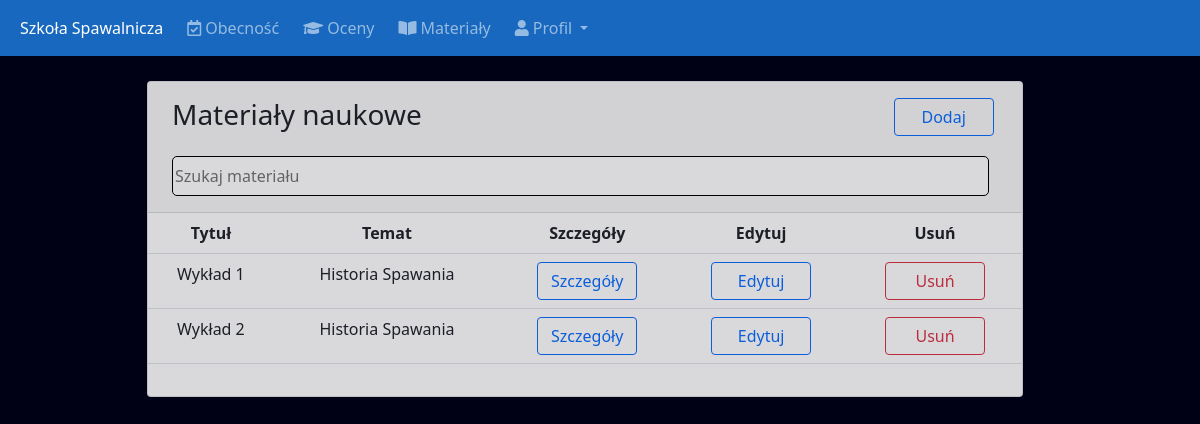
The page /staffmanagematerials/ (signed in) on the database its author committed.
### school/models.py (models this page shows)
class Materials(models.Model):
    id=models.AutoField(primary_key=True)
    subjectid=models.ForeignKey(Subjects,on_delete=models.CASCADE)
    staffid=models.ForeignKey(Staff,on_delete=models.CASCADE)
    title=models.CharField(max_length=300)
    content=RichTextField(blank=True, null=True)
    created_at=models.DateTimeField(auto_now_add=True)
    updated_at=models.DateTimeField(auto_now_add=True)
    objects=models.Manager()

class Subjects(models.Model):
    id=models.AutoField(primary_key=True)
    subjectname=models.CharField(max_length=100)
    courseid=models.ForeignKey(Courses,on_delete=models.CASCADE,default=1)
    staffid=models.ForeignKey(CustomUser,on_delete=models.CASCADE)
    created_at=models.DateTimeField(auto_now_add=True)
    updated_at=models.DateTimeField(auto_now_add=True)
    objects=models.Manager()

### school/staffviews.py (the view)
# urls.py: path('staffmanagematerials/', staffviews.staffmanagematerials, name="staffmanagematerials"),
def staffmanagematerials(request):
    staff_obj=Staff.objects.get(admin=request.user.id)
    materials=Materials.objects.filter(staffid=staff_obj)
    return render(request,'school/staff/staffmanagematerials.html',{"materials":materials,"staff_obj":staff_obj})

### school/templates/school/staff/staffmanagematerials.html (shortened to what this page needs)
{% extends 'staff/staffbase.html' %}
{% block content %}
    <section class="content">
        <div class="container-fluid">
            <div class="row">
                <div class="col-md-12">
                    <div class="card card-primary">
                        <div class="card-header">
                            <div class="row">
                                <div class="col-lg-10 text-jusify-left ms-2 my-2">
                                    <h3 class="card-title">Materiały naukowe</h3>
                                </div>
                                <div class="col-lg-1 text-jusify-right my-2">
                                    <a href="{% url 'staffaddmaterials'  %}" class="button btn btn-outline-primary" >Dodaj</a>
                                </div>
                            </div>
                            <input type="text" class="search ms-2 my-2" id="search" onkeyup="mySearch()" placeholder="Szukaj materiału" title="name">
                        </div>
                        <div class="table">
                            <table class="table table-hover text-nowrap" id="myTable">
                                <tr style="text-align:center">
                                    <th>Tytuł</th>
                                    <th>Temat</th>
                                    <th>Szczegóły</th>
                                    <th>Edytuj</th>
                                    <th>Usuń</th>
                                </tr>
                                {% for material in materials %}
                                <tr style="text-align:center">
                                    <td>{{ material.title }}</td>
                                    <td>{{ material.subjectid.subjectname }}</td>
                                    <td>
                                        <a href="{% url 'staffmaterialcontent' material.id %}" class="button btn btn-outline-primary">Szczegóły</a>
                                    </td>
                                    <td>
                                        <a href="{% url 'staffeditmaterial' material.id %}" class="button btn btn-outline-primary">Edytuj</a>
                                    </td>
                                    <td>
                                        <a href="{% url 'staffdeletematerial' material.id %}" class="button btn btn-outline-danger">Usuń</a>
                                    </td>
                                </tr>
                                {% endfor %}
                            </table>
                        </div>
                    </div>
                </div>
            </div>
        </div>
    </section>
    {% endblock %}

### school/templates/school/staff/staffbase.html (style rules this page uses)
body { background: #000115; }

### school/templates/school/staff/staffmanagematerials.html (style rules this page uses)
.content { width: 75%; top: 200px; left: 45%; transform: translate(15%, 25px); opacity: 85%; }
.button { width: 100px; height: 25x; }
.search { width: 97%; height: 40px; border: none; border:solid 1px #000000; border-radius: 5px; }

### rows shown on the page
Materials: title "Wykład 1", subjectid.subjectname "Historia Spawania"
Materials: title "Wykład 2", subjectid.subjectname "Historia Spawania"
